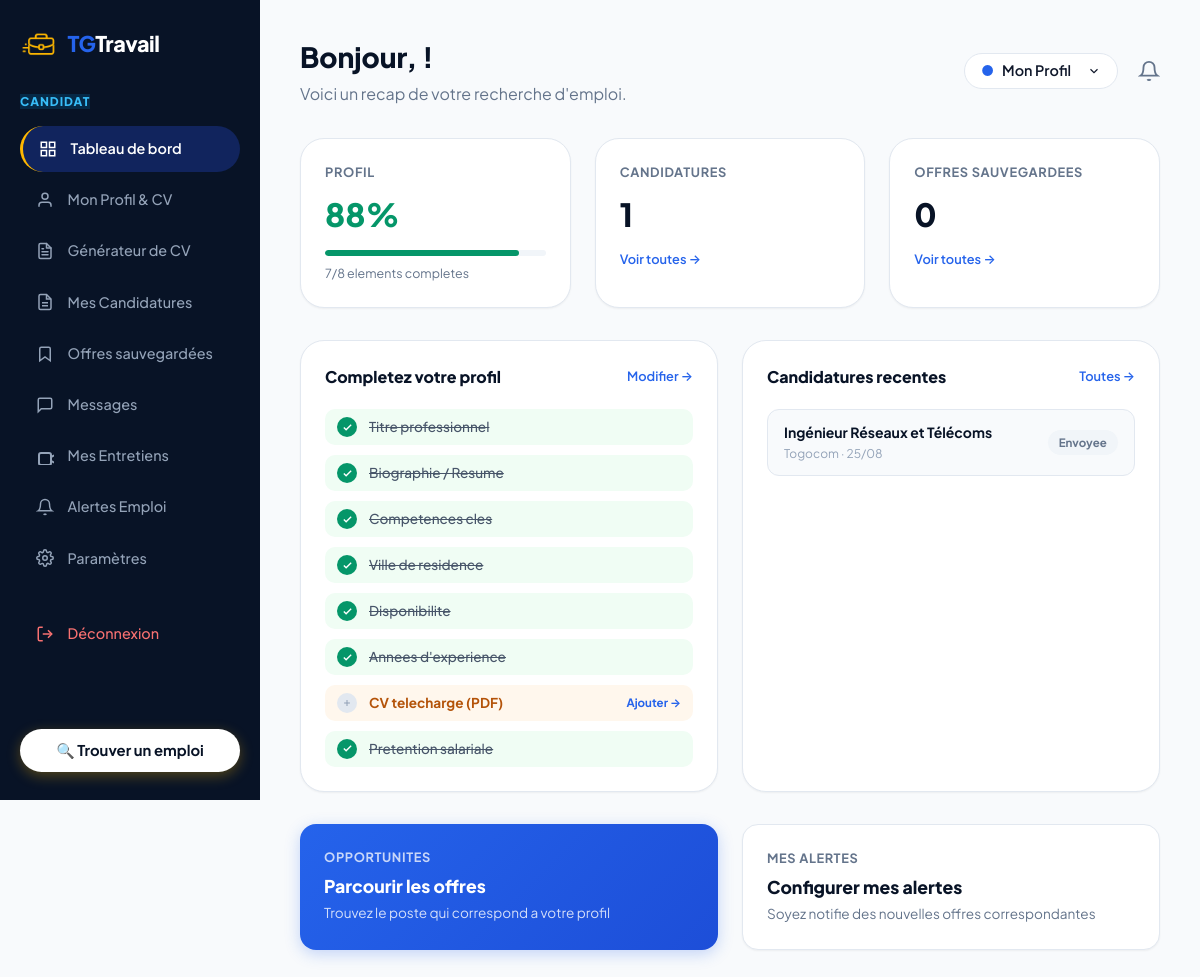
/candidat/candidat-dashboard.php (signed in), run on the app's committed database.
### tables this page shows
CREATE TABLE IF NOT EXISTS `applications` (
  `id` INT AUTO_INCREMENT PRIMARY KEY,
  `job_id` INT NOT NULL,
  `candidate_id` INT NOT NULL,
  `lettre_motivation` TEXT NULL,
  `cv_url` VARCHAR(255) NULL,
  `pretention_salariale` INT NULL,
  `disponibilite` VARCHAR(50) NULL,
  `statut` ENUM('nouveau', 'evaluation', 'entretien', 'embauche', 'refuse') NOT NULL DEFAULT 'nouveau',
  `date_entretien` DATETIME NULL,
  `lieu_entretien` VARCHAR(191) NULL,
  `type_entretien` VARCHAR(50) NULL,
  `note_recruteur` TEXT NULL,
  `created_at` TIMESTAMP DEFAULT CURRENT_TIMESTAMP,
  `updated_at` TIMESTAMP DEFAULT CURRENT_TIMESTAMP ON UPDATE CURRENT_TIMESTAMP,
  FOREIGN KEY (`job_id`) REFERENCES `jobs`(`id`) ON DELETE CASCADE,
  FOREIGN KEY (`candidate_id`) REFERENCES `users`(`id`) ON DELETE CASCADE
);

CREATE TABLE IF NOT EXISTS `jobs` (
  `id` INT AUTO_INCREMENT PRIMARY KEY,
  `company_id` INT NOT NULL,
  `titre` VARCHAR(191) NOT NULL,
  `categorie` VARCHAR(100) NOT NULL,
  `type_contrat` VARCHAR(50) NOT NULL,
  `lieu` VARCHAR(100) NOT NULL DEFAULT 'Lomé',
  `mode_travail` VARCHAR(50) NOT NULL DEFAULT 'Sur site',
  `experience_requise` VARCHAR(50) NOT NULL DEFAULT '2-4 ans',
  `salaire_min` INT NOT NULL DEFAULT 150000,
  `salaire_max` INT NOT NULL DEFAULT 250000,
  `description` TEXT NOT NULL,
  `missions` TEXT NULL,
  `profil_recherche` TEXT NULL,
  `competences_requises` TEXT NULL,
  `date_limite` DATE NULL,
  `pack` ENUM('simple', 'alaune') NOT NULL DEFAULT 'simple',
  `statut` ENUM('active', 'en_attente', 'refusee', 'expiree') NOT NULL DEFAULT 'active',
  `motif_rejet` TEXT NULL,
  `vues_count` INT NOT NULL DEFAULT 0,
  `candidatures_count` INT NOT NULL DEFAULT 0,
  `created_at` TIMESTAMP DEFAULT CURRENT_TIMESTAMP,
  `updated_at` TIMESTAMP DEFAULT CURRENT_TIMESTAMP ON UPDATE CURRENT_TIMESTAMP,
  FOREIGN KEY (`company_id`) REFERENCES `companies`(`id`) ON DELETE CASCADE
);

CREATE TABLE IF NOT EXISTS `companies` (
  `id` INT AUTO_INCREMENT PRIMARY KEY,
  `user_id` INT NOT NULL,
  `nom` VARCHAR(150) NOT NULL,
  `secteur` VARCHAR(100) NOT NULL,
  `ville` VARCHAR(100) NOT NULL DEFAULT 'Lomé',
  `adresse` VARCHAR(255) NULL,
  `telephone` VARCHAR(30) NULL,
  `email` VARCHAR(191) NULL,
  `logo` VARCHAR(255) NULL,
  `description` TEXT NULL,
  `rccm` VARCHAR(100) NULL,
  `verifie` TINYINT(1) NOT NULL DEFAULT 0,
  `created_at` TIMESTAMP DEFAULT CURRENT_TIMESTAMP,
  FOREIGN KEY (`user_id`) REFERENCES `users`(`id`) ON DELETE CASCADE
);

### candidat/candidat-dashboard.php (the view, shortened to what this page needs)
<?php
$userId = $_SESSION['user_id'];
$pdo = getDB();
$stmt = $pdo->prepare("SELECT COUNT(*) FROM applications WHERE candidate_id = ?");
$stmt->execute([$userId]);
$candidaturesCount = (int)$stmt->fetchColumn();
$stmt = $pdo->prepare("SELECT COUNT(*) FROM saved_jobs WHERE user_id = ?");
$stmt->execute([$userId]);
$savedCount = (int)$stmt->fetchColumn();
$stmt = $pdo->prepare("SELECT * FROM candidate_profiles WHERE user_id = ?");
$stmt->execute([$userId]);
$profileData = $stmt->fetch(PDO::FETCH_ASSOC) ?: [];
$checklistItems = [
    'titre_professionnel'  => ['label' => 'Titre professionnel',   'done' => !empty($profileData['titre_professionnel'])],
    'bio'                  => ['label' => 'Biographie / Resume',    'done' => !empty($profileData['bio'])],
    'competences'          => ['label' => 'Competences cles',       'done' => !empty($profileData['competences'])],
    'ville'                => ['label' => 'Ville de residence',     'done' => !empty($profileData['ville'])],
    'disponibilite'        => ['label' => 'Disponibilite',          'done' => !empty($profileData['disponibilite'])],
    'experience_annees'    => ['label' => "Annees d'experience",    'done' => !empty($profileData['experience_annees']) && (int)$profileData['experience_annees'] > 0],
    'cv_file'              => ['label' => 'CV telecharge (PDF)',     'done' => !empty($profileData['cv_file'])],
    'pretention_salariale' => ['label' => 'Pretention salariale',   'done' => !empty($profileData['pretention_salariale']) && (int)$profileData['pretention_salariale'] > 0],
];
$doneCount   = count(array_filter($checklistItems, fn($i) => $i['done']));
$totalItems  = count($checklistItems);
$completionPct = $totalItems > 0 ? (int)round($doneCount / $totalItems * 100) : 0;
$recentAppsStmt = $pdo->prepare("
    SELECT a.statut, a.created_at, j.titre, c.nom as company_nom
    FROM applications a
    JOIN jobs j ON a.job_id = j.id
    JOIN companies c ON j.company_id = c.id
    WHERE a.candidate_id = ?
    ORDER BY a.created_at DESC
    LIMIT 3
");
$recentAppsStmt->execute([$userId]);
$recentApps = $recentAppsStmt->fetchAll();
include __DIR__ . '/../includes/header.php';
?>
<div class="dashboard-wrapper">
  <?php include __DIR__ . '/../includes/candidat_sidebar.php'; ?>
  <main class="dashboard-content-main">
    <div class="dashboard-header web-only-view" style="display:flex; justify-content:space-between; align-items:center; margin-bottom:2rem; flex-wrap:wrap; gap:1rem;">
      <div class="dashboard-header-left">
        <div>
          <h1 style="font-size:1.75rem; font-weight:800; color:var(--color-primary-dark);">
            Bonjour, <?= htmlspecialchars($_SESSION['user_nom'] ?? '') ?> !
          </h1>
          <p style="color:var(--text-muted); margin-top:0.25rem;">Voici un recap de votre recherche d'emploi.</p>
        </div>
      </div>
      <div style="display:flex; align-items:center; gap:1.25rem;">
        <div class="candidat-selector-dropdown" style="position: relative; cursor: pointer; display: flex; align-items: center; gap: 0.5rem; padding: 0.4rem 1rem; border-radius: 99px; background: white; border: 1px solid #E2E8F0; font-weight: 600; font-size: 0.9rem;" onclick="this.querySelector('.dropdown-menu').classList.toggle('show')">
          <span style="color: #2563EB;">●</span>
          <span><?= htmlspecialchars($_SESSION['user_nom'] ?? 'Mon Profil') ?></span>
          <svg width="14" height="14" viewBox="0 0 24 24" fill="none" stroke="currentColor" stroke-width="2" style="margin-left: 0.5rem;"><polyline points="6 9 12 15 18 9"></polyline></svg>
        </div>
        <div id="smart-notif-container" style="position:relative; display:flex; align-items:center;">
        </div>
      </div>
    </div>
    <div style="display:grid; grid-template-columns:repeat(auto-fit, minmax(200px, 1fr)); gap:1.5rem; margin-bottom:2rem;">
      <div style="background:var(--bg-surface); border:1px solid var(--border-light); border-radius:var(--radius-xl); padding:1.5rem; box-shadow:var(--shadow-sm);">
        <div style="font-size:0.8rem; font-weight:700; color:var(--text-muted); text-transform:uppercase; letter-spacing:0.05em; margin-bottom:0.5rem;">Profil</div>
        <div style="font-size:2rem; font-weight:900; color:<?= $completionPct >= 80 ? '#059669' : ($completionPct >= 50 ? '#D97706' : '#DC2626') ?>;"><?= $completionPct ?>%</div>
        <div style="height:6px; background:#F1F5F9; border-radius:99px; margin-top:0.75rem; overflow:hidden;">
          <div style="height:100%; width:<?= $completionPct ?>%; background:<?= $completionPct >= 80 ? '#059669' : ($completionPct >= 50 ? '#D97706' : '#DC2626') ?>; border-radius:99px; transition:width 0.6s;"></div>
        </div>
        <div style="font-size:0.78rem; color:var(--text-muted); margin-top:0.5rem;"><?= $doneCount ?>/<?= $totalItems ?> elements completes</div>
      </div>
      <div style="background:var(--bg-surface); border:1px solid var(--border-light); border-radius:var(--radius-xl); padding:1.5rem; box-shadow:var(--shadow-sm);">
        <div style="font-size:0.8rem; font-weight:700; color:var(--text-muted); text-transform:uppercase; letter-spacing:0.05em; margin-bottom:0.5rem;">Candidatures</div>
        <div style="font-size:2rem; font-weight:900; color:var(--color-primary-dark);"><?= $candidaturesCount ?></div>
        <a href="../candidat/mes-candidatures.php" style="font-size:0.8rem; color:#2563EB; text-decoration:none; display:inline-block; margin-top:0.75rem; font-weight:600;">Voir toutes &rarr;</a>
      </div>
      <div style="background:var(--bg-surface); border:1px solid var(--border-light); border-radius:var(--radius-xl); padding:1.5rem; box-shadow:var(--shadow-sm);">
        <div style="font-size:0.8rem; font-weight:700; color:var(--text-muted); text-transform:uppercase; letter-spacing:0.05em; margin-bottom:0.5rem;">Offres sauvegardees</div>
        <div style="font-size:2rem; font-weight:900; color:var(--color-primary-dark);"><?= $savedCount ?></div>
        <a href="../candidat/offres-sauvegardees.php" style="font-size:0.8rem; color:#2563EB; text-decoration:none; display:inline-block; margin-top:0.75rem; font-weight:600;">Voir toutes &rarr;</a>
      </div>
    </div>
    <div style="display:grid; grid-template-columns:1fr 1fr; gap:1.5rem; margin-bottom:2rem;">
      <div style="background:var(--bg-surface); border:1px solid var(--border-light); border-radius:var(--radius-xl); padding:1.5rem; box-shadow:var(--shadow-sm);">
        <div style="display:flex; justify-content:space-between; align-items:center; margin-bottom:1.25rem;">
          <h2 style="font-size:1rem; font-weight:800; color:var(--color-primary-dark); margin:0;">Completez votre profil</h2>
          <a href="../candidat/candidat-profil.php" style="font-size:0.8rem; color:#2563EB; font-weight:600; text-decoration:none;">Modifier &rarr;</a>
        </div>
        <?php if ($completionPct >= 100): ?>
          <div style="text-align:center; padding:1.5rem 0;">
            <div style="width:48px; height:48px; background:#ECFDF5; border-radius:50%; display:flex; align-items:center; justify-content:center; margin:0 auto 0.75rem;">
              <svg width="24" height="24" viewBox="0 0 24 24" fill="none" stroke="#059669" stroke-width="2.5"><polyline points="20 6 9 17 4 12"/></svg>
            </div>
            <p style="font-weight:700; color:#059669; margin:0;">Profil completement rempli !</p>
          </div>
        <?php else: ?>
          <div style="display:flex; flex-direction:column; gap:0.6rem;">
            <?php foreach ($checklistItems as $key => $item): ?>
              <div style="display:flex; align-items:center; gap:0.75rem; padding:0.5rem 0.75rem; border-radius:10px; background:<?= $item['done'] ? '#F0FDF4' : '#FFF7ED' ?>;">
                <div style="width:20px; height:20px; border-radius:50%; display:flex; align-items:center; justify-content:center; flex-shrink:0; background:<?= $item['done'] ? '#059669' : '#E2E8F0' ?>;">
                  <?php if ($item['done']): ?>
                    <svg width="11" height="11" viewBox="0 0 24 24" fill="none" stroke="#FFF" stroke-width="3"><polyline points="20 6 9 17 4 12"/></svg>
                  <?php else: ?>
                    <svg width="10" height="10" viewBox="0 0 24 24" fill="none" stroke="#94A3B8" stroke-width="2.5"><line x1="12" y1="5" x2="12" y2="19"/><line x1="5" y1="12" x2="19" y2="12"/></svg>
                  <?php endif; ?>
                </div>
                <span style="font-size:0.85rem; font-weight:<?= $item['done'] ? '500' : '700' ?>; color:<?= $item['done'] ? '#475569' : '#B45309' ?>; text-decoration:<?= $item['done'] ? 'line-through' : 'none' ?>;">
                  <?= $item['label'] ?>
                </span>
                <?php if (!$item['done']): ?>
                  <a href="../candidat/candidat-profil.php" style="margin-left:auto; font-size:0.72rem; color:#2563EB; font-weight:700; text-decoration:none; white-space:nowrap;">Ajouter &rarr;</a>
                <?php endif; ?>
              </div>
            <?php endforeach; ?>
          </div>
        <?php endif; ?>
      </div>
      <div style="background:var(--bg-surface); border:1px solid var(--border-light); border-radius:var(--radius-xl); padding:1.5rem; box-shadow:var(--shadow-sm);">
        <div style="display:flex; justify-content:space-between; align-items:center; margin-bottom:1.25rem;">
          <h2 style="font-size:1rem; font-weight:800; color:var(--color-primary-dark); margin:0;">Candidatures recentes</h2>
          <a href="../candidat/mes-candidatures.php" style="font-size:0.8rem; color:#2563EB; font-weight:600; text-decoration:none;">Toutes &rarr;</a>
        </div>
        <?php if (empty($recentApps)): ?>
          <div style="text-align:center; padding:2rem 1rem;">
            <div style="width:48px; height:48px; background:#EFF6FF; border-radius:50%; display:flex; align-items:center; justify-content:center; margin:0 auto 0.75rem;">
              <svg width="22" height="22" viewBox="0 0 24 24" fill="none" stroke="#2563EB" stroke-width="1.5"><path d="M14 2H6a2 2 0 0 0-2 2v16a2 2 0 0 0 2 2h12a2 2 0 0 0 2-2V8z"/><polyline points="14 2 14 8 20 8"/></svg>
            </div>
            <p style="font-size:0.9rem; color:#64748B; margin:0 0 1rem;">Vous n'avez pas encore postule.</p>
            <a href="../pages/offres.php" style="display:inline-block; padding:0.6rem 1.25rem; border-radius:10px; background:#2563EB; color:#FFF; font-size:0.85rem; font-weight:700; text-decoration:none;">
              Decouvrir les offres
            </a>
          </div>
        <?php else: ?>
          <div style="display:flex; flex-direction:column; gap:0.75rem;">
            <?php
              $statusConfig = [
                'nouveau'    => ['Envoyee',       '#64748B', '#F1F5F9'],
                'en_attente' => ['En attente',    '#D97706', '#FFFBEB'],
                'evaluation' => ['En evaluation', '#7C3AED', '#F5F3FF'],
                'vue'        => ['Vue',            '#2563EB', '#EFF6FF'],
                'retenu'     => ['Retenu(e)',      '#059669', '#ECFDF5'],
                'entretien'  => ['Entretien',      '#059669', '#ECFDF5'],
                'embauche'   => ['Recrute(e)',     '#065F46', '#D1FAE5'],
                'refuse'     => ['Non retenu(e)', '#DC2626', '#FEF2F2'],
              ];
              foreach ($recentApps as $app):
                [$bt, $bc, $bb] = $statusConfig[$app['statut']] ?? [ucfirst($app['statut']), '#64748B', '#F1F5F9'];
            ?>
            <div style="display:flex; justify-content:space-between; align-items:center; padding:0.75rem 1rem; background:#F8FAFC; border-radius:12px; border:1px solid #E2E8F0;">
              <div>
                <div style="font-size:0.875rem; font-weight:700; color:#081326;"><?= htmlspecialchars($app['titre']) ?></div>
                <div style="font-size:0.75rem; color:#94A3B8; margin-top:0.15rem;"><?= htmlspecialchars($app['company_nom']) ?> · <?= date('d/m', strtotime($app['created_at'])) ?></div>
              </div>
              <span style="padding:0.25rem 0.7rem; border-radius:99px; font-size:0.72rem; font-weight:700; background:<?= $bb ?>; color:<?= $bc ?>; white-space:nowrap; flex-shrink:0;"><?= $bt ?></span>
            </div>
            <?php endforeach; ?>
          </div>
        <?php endif; ?>
      </div>
    </div>
    <div style="display:grid; grid-template-columns:1fr 1fr; gap:1.5rem;">
      <a href="../pages/offres.php" style="display:block; padding:1.5rem; background:linear-gradient(135deg,#2563EB,#1D4ED8); border-radius:16px; text-decoration:none; color:#FFF; transition:transform 0.2s; box-shadow:0 4px 15px rgba(37,99,235,0.25);" onmouseover="this.style.transform='translateY(-2px)'" onmouseout="this.style.transform=''">
        <div style="font-size:0.8rem; font-weight:700; text-transform:uppercase; letter-spacing:0.05em; opacity:0.75; margin-bottom:0.35rem;">Opportunites</div>
        <div style="font-size:1.1rem; font-weight:800; margin-bottom:0.25rem;">Parcourir les offres</div>
        <div style="font-size:0.85rem; opacity:0.8;">Trouvez le poste qui correspond a votre profil</div>
      </a>
      <a href="canditdat-alertes.php" style="display:block; padding:1.5rem; background:var(--bg-surface); border:1px solid var(--border-light); border-radius:16px; text-decoration:none; color:var(--color-primary-dark); transition:all 0.2s; box-shadow:var(--shadow-sm);" onmouseover="this.style.borderColor='#2563EB';this.style.transform='translateY(-2px)'" onmouseout="this.style.borderColor='var(--border-light)';this.style.transform=''">
        <div style="font-size:0.8rem; font-weight:700; text-transform:uppercase; letter-spacing:0.05em; color:var(--text-muted); margin-bottom:0.35rem;">Mes alertes</div>
        <div style="font-size:1.1rem; font-weight:800; margin-bottom:0.25rem;">Configurer mes alertes</div>
        <div style="font-size:0.85rem; color:var(--text-muted);">Soyez notifie des nouvelles offres correspondantes</div>
      </a>
    </div>
  </main>
</div>
<?php include __DIR__ . '/../includes/footer.php'; ?>

### data on the page
applications: job.titre "Ingénieur Réseaux et Télécoms", companies.nom "Togocom", created_at "25/08", bt "Envoyee"

### other printed values
$_SESSION['user_nom'] "Mon Profil"
$completionPct "88"
$doneCount "7"
$totalItems "8"
$candidaturesCount "1"
$savedCount "0"
$item['label'] "Titre professionnel"
$item['label'] "Biographie / Resume"
$item['label'] "Competences cles"
$item['label'] "Ville de residence"
$item['label'] "Disponibilite"
$item['label'] "Annees d'experience"
$item['label'] "CV telecharge (PDF)"
$item['label'] "Pretention salariale"
